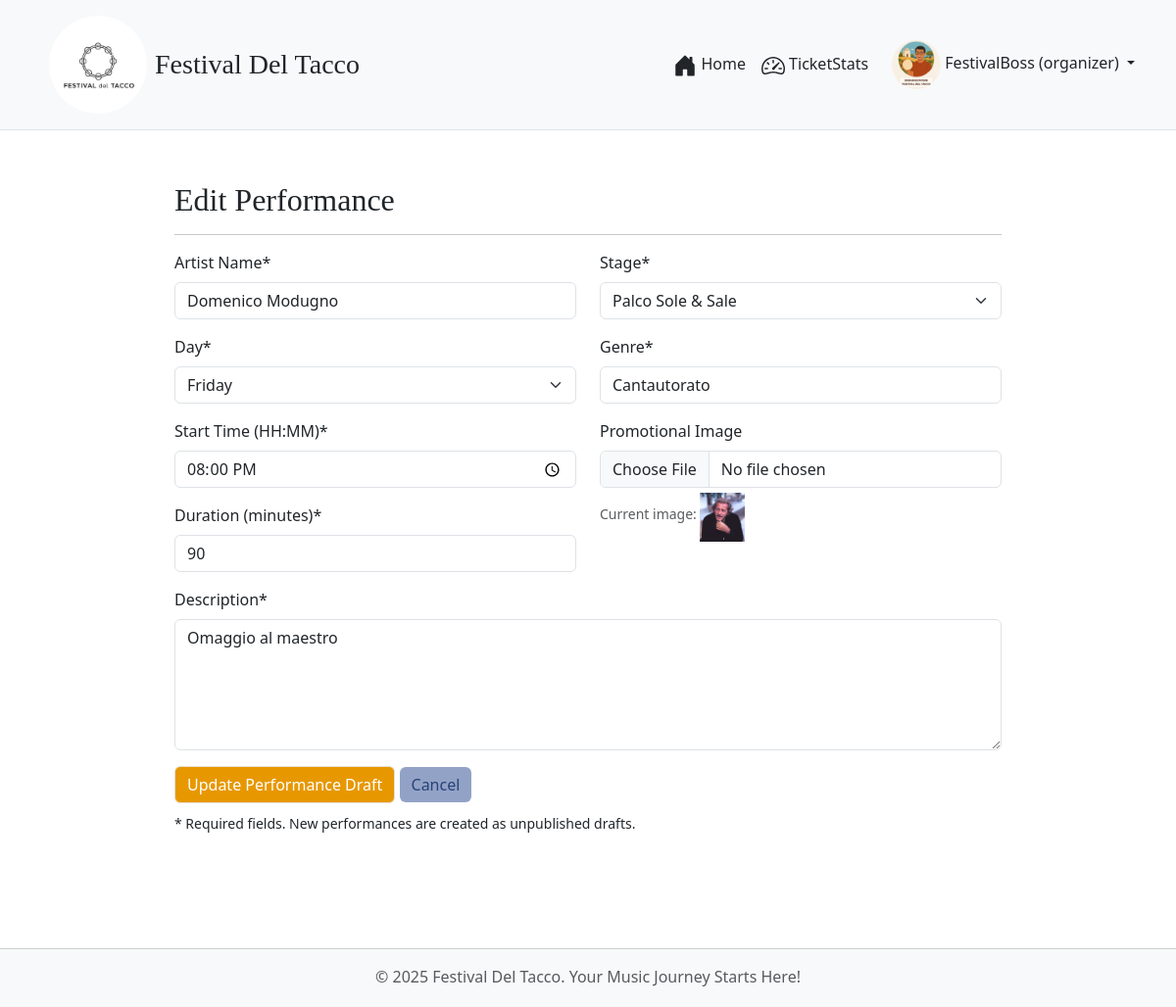
Screenshot of /manage_performance/62 (signed in) with the database file from the repository.
### tables this page shows
CREATE TABLE UTENTI (
            id INTEGER PRIMARY KEY AUTOINCREMENT,
            email TEXT UNIQUE NOT NULL,
            nickname TEXT NOT NULL,
            password_hash TEXT NOT NULL,
            role TEXT NOT NULL CHECK(role IN ('participant', 'organizer'))
        );

CREATE TABLE PERFORMANCE (
            id INTEGER PRIMARY KEY AUTOINCREMENT,
            artist_name TEXT NOT NULL UNIQUE,
            day TEXT NOT NULL,
            start_time TEXT NOT NULL, -- HH:MM format
            duration_minutes INTEGER NOT NULL,
            description TEXT,
            stage_name TEXT NOT NULL,
            genre TEXT,
            image_path TEXT,
            is_published INTEGER NOT NULL DEFAULT 0, -- 0 for False, 1 for True
            organizer_id INTEGER NOT NULL,
            FOREIGN KEY (organizer_id) REFERENCES UTENTI (id)
        );

### app.py (the view, shortened to what this page needs)
@app.route('/manage_performance', methods=['GET', 'POST'])
@app.route('/manage_performance/<int:perf_id>', methods=['GET', 'POST'])
@login_required
def manage_performance(perf_id=None):
    if current_user.role != 'organizer':
        flash("You are not authorized to manage performances.", "danger")
        return redirect(url_for('home'))
    performance_to_edit = None
    if perf_id: # Se stiamo modificando - se ho una perfromance da poter editare mi viene ritornato un perf_id
        performance_to_edit = db.get_performance_by_id(perf_id)
        if not performance_to_edit:
            flash("Performance not found.", "danger")
            return redirect(url_for('profile'))
        if performance_to_edit['organizer_id'] != current_user.id:
            flash("You can only edit performances you created.", "danger")
            return redirect(url_for('profile'))
        if performance_to_edit['is_published']:
            flash("Published performances cannot be edited. Contact an administrator if changes are critical.", "warning")
            return redirect(url_for('performance_detail', perf_id=perf_id))
    return render_template('manage_performance.html', performance=performance_to_edit, perf_id=perf_id)

### app.py (called while the page is built)
@login_manager.user_loader
def load_user(user_id):
    user_data = db.get_user_by_id(int(user_id)) # search for the user in the database by ID
    if user_data:
        return User(id=user_data['id'], email=user_data['email'], nickname=user_data['nickname'], role=user_data['role'])
    return None

@app.context_processor
def inject_global_vars():
    user_has_ticket = False
    if current_user.is_authenticated and current_user.role == 'participant':
        if db.get_ticket_by_user_id(current_user.id):
            user_has_ticket = True
    return dict(
        FESTIVAL_DAYS=Config.FESTIVAL_DAYS,
        FESTIVAL_STAGES=Config.FESTIVAL_STAGES,
        TICKET_TYPES_CONFIG=Config.TICKET_TYPES,
        now=datetime.now().year,
        g_user_has_ticket=user_has_ticket
    )

### festival_dao.py (called while the page is built)
def get_db_connection():
    conn = sqlite3.connect(DATABASE_NAME)
    conn.row_factory = sqlite3.Row # Access columns by name
    return conn

def get_user_by_id(user_id):
    conn = get_db_connection()
    user = conn.execute("SELECT * FROM UTENTI WHERE id = ?", (user_id,)).fetchone()
    conn.close()
    return user

def get_performance_by_id(performance_id):
    conn = get_db_connection()
    performance = conn.execute("SELECT p.*, u.nickname as organizer_nickname FROM PERFORMANCE p JOIN UTENTI u ON p.organizer_id = u.id WHERE p.id = ?", (performance_id,)).fetchone()
    conn.close()
    return performance

### templates/manage_performance.html (shortened to what this page needs)
{% extends "base_festival.html" %}
{% block stylesheets_extra %}<link rel="stylesheet" href="{{ url_for('static', filename='css/style_manage_performance.css') }}"> {% endblock %}
{% block content %}
<div class="container mt-4">
    <h2 style="font-family: 'Playfair Display', serif;">{% if perf_id %}Edit {% else %} Create New{% endif %}
        Performance</h2>
    <hr>
    <form method="POST" enctype="multipart/form-data" novalidate>
        <div class="row">
            <div class="col-md-6">
                <div class="mb-3">
                    <label for="artist_name" class="form-label">Artist Name*</label>
                    <input type="text" class="form-control" id="artist_name" name="artist_name"
                        value="{{ performance.artist_name if performance else request.form.artist_name }}" required>
                </div>
                <div class="mb-3">
                    <label for="day" class="form-label">Day*</label>
                    <select class="form-select" id="day" name="day" required>
                        {% for day_opt in FESTIVAL_DAYS %}
                        <option value="{{ day_opt }}" {% if (performance and performance.day==day_opt) or
                            (request.form.day==day_opt) %}selected{% endif %}>{{ day_opt }}</option>
                        {% endfor %}
                    </select>
                </div>
                <div class="mb-3">
                    <label for="start_time" class="form-label">Start Time (HH:MM)*</label>
                    <input type="time" class="form-control" id="start_time" name="start_time"
                        value="{{ performance.start_time if performance else request.form.start_time }}" required>
                </div>
                <div class="mb-3">
                    <label for="duration_minutes" class="form-label">Duration (minutes)*</label>
                    <input type="number" class="form-control" id="duration_minutes" name="duration_minutes"
                        value="{{ performance.duration_minutes if performance else request.form.duration_minutes }}"
                        min="1" required>
                </div>
            </div>
            <div class="col-md-6">
                <div class="mb-3">
                    <label for="stage_name" class="form-label">Stage*</label>
                    <select class="form-select" id="stage_name" name="stage_name" required>
                        {% for stage_opt in FESTIVAL_STAGES %}
                        <option value="{{ stage_opt }}" {% if (performance and performance.stage_name==stage_opt) or
                            (request.form.stage_name==stage_opt) %}selected{% endif %}>{{ stage_opt }}</option>
                        {% endfor %}
                    </select>
                </div>
                <div class="mb-3">
                    <label for="genre" class="form-label">Genre*</label>
                    <input type="text" class="form-control" id="genre" name="genre"
                        value="{{ performance.genre if performance else request.form.genre }}" required>
                </div>
                <div class="mb-3">
                    <label for="image" class="form-label">Promotional Image {% if not perf_id %}*{% endif %}</label>
                    <input type="file" class="form-control" id="image" name="image"
                        accept="image/png, image/jpeg, image/gif">
                    {% if perf_id and performance.image_path %}
                    <small class="form-text text-muted">Current image: <img
                            src="{{ url_for('static', filename=performance.image_path) }}" alt="Current image"
                            style="max-height: 50px; margin-top: 5px;"></small>
                    {% endif %}
                </div>
            </div>
        </div>
        <div class="mb-3">
            <label for="description" class="form-label">Description*</label>
            <textarea class="form-control" id="description" name="description" rows="5"
                required>{{ performance.description if performance else request.form.description }}</textarea>
        </div>
        <button type="submit" class="btn mybuttoncolors">{% if perf_id %}Update{% else %}Create{% endif %} Performance
            Draft</button>
        <a href="{{ url_for('profile') }}" class="btn myclearbutton">Cancel</a>
        <p class="mt-2"><small>* Required fields. New performances are created as unpublished drafts.</small></p>
    </form>
</div>
{% endblock %}

### templates/base_festival.html (shortened to what this page needs)
<!DOCTYPE html>
<html lang="it-en">
<head>
    <link href="https://cdn.jsdelivr.net/npm/bootstrap@5.3.2/dist/css/bootstrap.min.css" rel="stylesheet"
>
    {% block stylesheets_extra %}{% endblock %}
    <link rel="stylesheet" href="{{ url_for('static', filename='css/style_festival.css') }}">
    <link rel="stylesheet" href="https://unpkg.com/leaflet@1.9.4/dist/leaflet.css"
 />
</head>
<body>
    <nav>
        <header class="p-3 mb-3 border-bottom bg-light sticky-top">
            <div class="container">
                <div class="d-flex flex-wrap align-items-center justify-content-center justify-content-lg-start">
                    <a href="{{ url_for('home') }}"
                        class="d-flex align-items-center text-dark text-decoration-none me-lg-auto ms-2">
                        <img src="{{ url_for('static', filename='images/logo/LogoFestivalDelTacco.jpeg') }}"
                            alt="Festival del Tacco" class="img-fluid rounded-circle"
                            style="height: 100px; width: 100px; object-fit: cover;" loading="lazy">
                        <span class="fs-3 ms-2" style="font-family: 'Playfair Display', serif;">Festival Del
                            Tacco</span>
                    </a>
                    <ul class="nav col-12 col-lg-auto mb-2 justify-content-center mb-md-0">
                        <li><a href="{{ url_for('home') }}"
                                class="nav-link px-2 {% if request.endpoint == 'home' %}link-secondary{% else %}link-dark{% endif %}">
                                Home
                            </a>
                        </li>
                        {% if current_user.is_authenticated and current_user.role == 'organizer' %}
                        <li>
                            <a href="{{ url_for('organizer_stats') }}"
                                class="nav-link px-2 {% if request.endpoint == 'organizer_stats' %}link-secondary{% else %}link-dark{% endif %}">
                                TicketStats
                            </a>
                        </li>
                        {% endif %}
                    </ul>
                    <div class="ms-lg-3">
                        {% if current_user.is_authenticated %}
                        <div class="dropdown text-end">
                            <a href="#" class="d-block link-dark text-decoration-none dropdown-toggle"
                                id="dropdownUser1" data-bs-toggle="dropdown" aria-expanded="false">
                                {% if current_user.role == 'organizer' %}
                                <img src="{{ url_for('static', filename='images/logo/organizer.png') }}"
                                    alt="organizer_image" width="50" height="50" class="rounded-circle myprofileicon">
                                {% endif %}
                                {{ current_user.nickname }} ({{ current_user.role }})
                            </a>
                        </div>
                        {% else %}
                        <a href="{{ url_for('login') }}" class="btn btn-outline myloginbutton me-2">Login</a>
                        <a href="{{ url_for('register') }}" class="btn  mybuttoncolors">Sign-up</a>
                        {% endif %}
                    </div>
                </div>
            </div>
        </header>
    </nav>
    <main class="container col-lg-9 col-md-12 pt-5 pt-md-3 pt-lg-2 pt-xl-2 pt-xxl-2 order-1 mt-lg-1 ">
        {% block content %}
        {% endblock %}
    </main>
    <footer class="footer py-3 bg-light order-2">
        <div class="container text-center">
            <span class="text-muted">© {{ now }} Festival Del Tacco. Your Music Journey Starts Here!</span>
        </div>
    </footer>
</body>
</html>

### static/css/style_festival.css (style rules this page uses)
html, body { height: 100%; margin: 0; padding: 0; display: flex; flex-direction: column; }
body { min-height: 100vh; }
.myprofileicon { z-index: 1030; }
main, main.container { flex: 1; padding: 1rem; padding-bottom: 100px; }
footer.footer { flex-shrink: 0; height: 60px; background-color: #e8ddd5; padding: 1rem 0; text-align: center; border-top: 1px solid #ccc; }
header.sticky-top { z-index: 1030; }
.myeditbutton, .myclearbutton { background-color: #92a2c6; border: #3e7adb; color: #284277; }
.mybuttoncolors { background-color: #e79801; border-color: #e8ddd5; color: #ffffff }
@media (min-width: 769px) { main { padding-top: 100px; } }

### rows the page displays
UTENTI: nickname "FestivalBoss", role "organizer"
PERFORMANCE: artist_name "Domenico Modugno", day "Friday", start_time "20:00", duration_minutes "90", stage_name "Palco Sole & Sale", genre "Cantautorato", image_path (picture), description "Omaggio al maestro"
